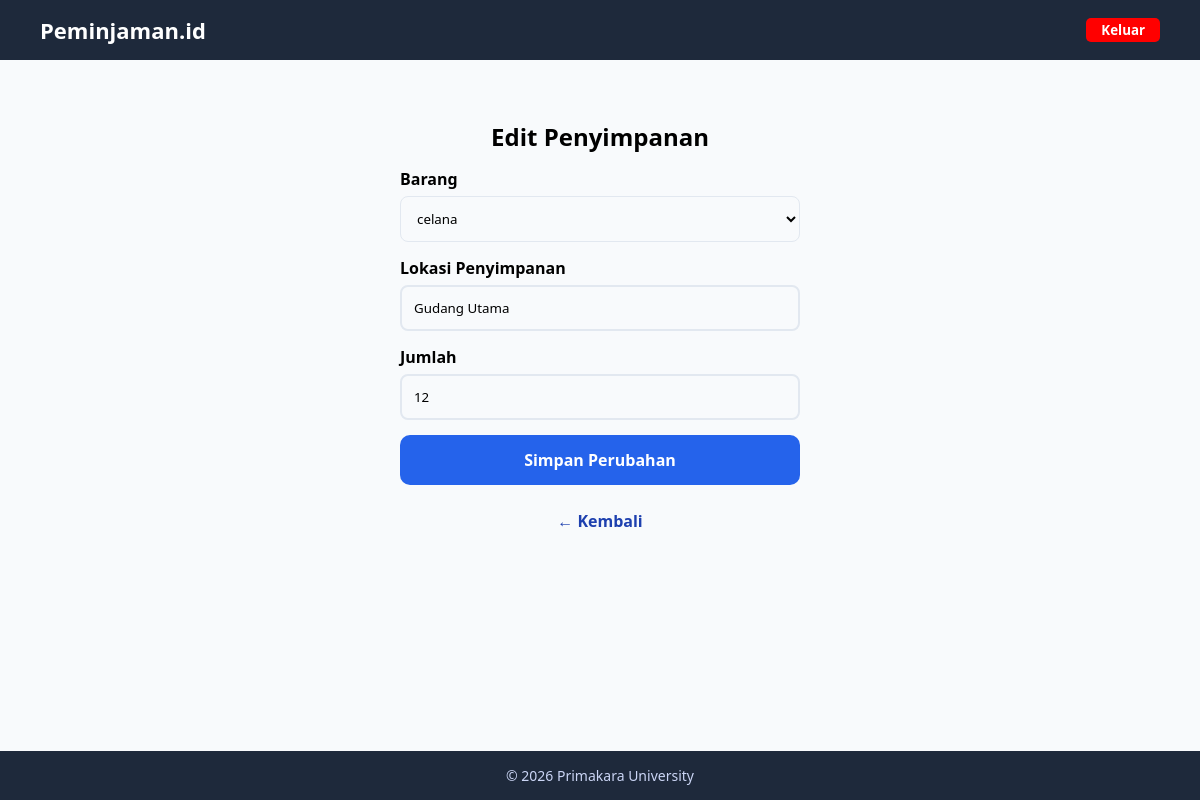
/penyimpanan/edit/7/, run on the app's committed database.
### peminjaman/models.py (models this page shows, shortened)
class Penyimpanan(models.Model):
    barang = models.ForeignKey(Barang, on_delete=models.CASCADE)
    jumlah = models.IntegerField()
    lokasi = models.CharField(max_length=100)
    tanggal_simpan = models.DateField(auto_now_add=True)

class Barang(models.Model):
    nama_barang = models.CharField(max_length=100)
    kategori = models.CharField(max_length=50)
    stok = models.IntegerField()

### peminjaman/views.py (the view)
# urls.py: path('penyimpanan/edit/<int:id>/', views.edit_penyimpanan),
def edit_penyimpanan(request, id):
    penyimpanan = get_object_or_404(Penyimpanan, id=id)
    barang_list = Barang.objects.all()
    if request.method == 'POST':
        penyimpanan.barang_id = request.POST['barang']
        penyimpanan.lokasi = request.POST['lokasi']
        penyimpanan.jumlah = request.POST['jumlah']
        penyimpanan.save()
        return redirect('/penyimpanan/')
    return render(request, 'penyimpanan/edit_penyimpanan.html', {
        'penyimpanan': penyimpanan,
        'barang': barang_list
    })

### templates/penyimpanan/edit_penyimpanan.html (shortened to what this page needs)
{% load static %}
<!DOCTYPE html>
<html lang="id">
<head>
    <link rel="stylesheet" href="{% static 'css/style.css' %}">
</head>
<body>
<nav class="navbar">
    <div class="logo">Peminjaman.id</div>
    <ul class="nav-menu">
        <li>
            <form method="post" action="{% url 'logout' %}" class="logout-form">
                <button type="submit" class="logout-btn">Keluar</button>
            </form>
        </li>
    </ul>
</nav>
<section class="content form-page">
        <h1>Edit Penyimpanan</h1>
        <form method="POST" class="form-box">
            <label>Barang</label>
            <select name="barang" required>
                {% for b in barang %}
                    <option value="{{ b.id }}"
                        {% if b.id == penyimpanan.barang.id %}selected{% endif %}>
                        {{ b.nama_barang }}
                    </option>
                {% endfor %}
            </select>
            <label>Lokasi Penyimpanan</label>
            <input type="text" name="lokasi" value="{{ penyimpanan.lokasi }}" required>
            <label>Jumlah</label>
            <input type="number" name="jumlah" min="1" value="{{ penyimpanan.jumlah }}" required>
            <button type="submit" class="btn-save" style="margin-top:15px;">
                Simpan Perubahan
            </button>
        </form>
            <a href="/penyimpanan/" class="btn-back form-back">← Kembali</a>
</section>
<footer class="footer">
    <p>© 2026 Primakara University</p>
</footer>
</body>
</html>

### static/css/style.css (style rules this page uses)
* { margin: 0; padding: 0; box-sizing: border-box; font-family: 'Segoe UI', Tahoma, sans-serif; }
body { display: flex; flex-direction: column; min-height: 100vh; overflow-y: hidden; }
.logout-btn { padding: 3px 15px 3px 15px; border-radius: 5px; background-color: red; color: #fff; font-weight: 600; transition: 0.5s ease; border: none; }
.navbar { display: flex; justify-content: space-between; align-items: center; background-color: #1e293b; padding: 15px 40px; }
.logo { color: #ffffff; font-size: 22px; font-weight: bold; }
.nav-menu { list-style: none; display: flex; gap: 20px; }
.footer { background-color: #1e293b; color: #cbd5f5; text-align: center; padding: 15px; font-size: 14px; }
.content { padding: 60px 40px; background-color: #f8fafc; flex: 1; }
.form-page { display: flex; flex-direction: column; align-items: center; }
.btn-back { display: inline-block; margin-top: 25px; text-decoration: none; color: #1e40af; font-weight: bold; transition: color 0.25s ease, transform 0.25s ease; }
.btn-save { margin-top: 25px; width: 100%; background-color: #2563eb; color: #ffffff; padding: 14px; border-radius: 10px; border: none; font-size: 16px; font-weight: bold; cursor: pointer; transition: background-color 0.3s ease, transform 0.2s ease, box-shadow 0.2s ease; }
.form-box { max-width: 400px; }
.form-box label { display: block; margin-top: 15px; font-weight: bold; }
.form-box input { width: 100%; padding: 12px; margin-top: 6px; border-radius: 8px; border: 2px solid #e2e8f0; background-color: #f8fafc; transition: border-color 0.25s, box-shadow 0.25s; }
.form-back { display: inline-flex; align-items: center; gap: 6px; transition: color 0.25s ease, transform 0.25s ease; }
.form-box select { width: 100%; padding: 12px; margin-top: 6px; border-radius: 8px; border: 1px solid #e2e8f0; background-color: #f8fafc; transition: border-color 0.25s, box-shadow 0.25s; }

### data on the page
Penyimpanan: barang "celana", lokasi "Gudang Utama", jumlah "12"
